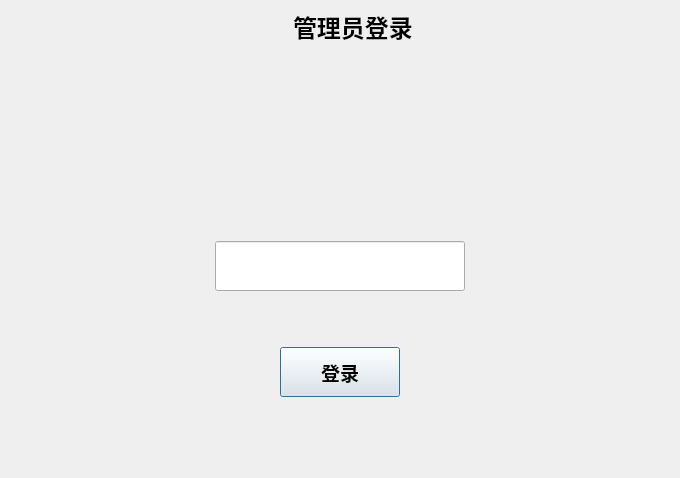
<?xml version="1.0" encoding="UTF-8"?>
<ui version="4.0">
 <class>DevLoginWindow</class>
 <widget class="QDialog" name="DevLoginWindow">
  <property name="geometry">
   <rect>
    <x>0</x>
    <y>0</y>
    <width>680</width>
    <height>478</height>
   </rect>
  </property>
  <property name="windowTitle">
   <string>DevLoginWindow</string>
  </property>
  <property name="layoutDirection">
   <enum>Qt::LeftToRight</enum>
  </property>
  <layout class="QGridLayout" name="gridLayout">
   <item row="2" column="0">
    <spacer name="horizontalSpacer_4">
     <property name="orientation">
      <enum>Qt::Horizontal</enum>
     </property>
     <property name="sizeHint" stdset="0">
      <size>
       <width>40</width>
       <height>20</height>
      </size>
     </property>
    </spacer>
   </item>
   <item row="4" column="1">
    <layout class="QHBoxLayout" name="horizontalLayout">
     <item>
      <spacer name="horizontalSpacer_7">
       <property name="orientation">
        <enum>Qt::Horizontal</enum>
       </property>
       <property name="sizeType">
        <enum>QSizePolicy::Preferred</enum>
       </property>
       <property name="sizeHint" stdset="0">
        <size>
         <width>40</width>
         <height>20</height>
        </size>
       </property>
      </spacer>
     </item>
     <item>
      <widget class="WaterZoomButton" name="pushButton">
       <property name="sizePolicy">
        <sizepolicy hsizetype="Fixed" vsizetype="Preferred">
         <horstretch>0</horstretch>
         <verstretch>0</verstretch>
        </sizepolicy>
       </property>
       <property name="minimumSize">
        <size>
         <width>120</width>
         <height>40</height>
        </size>
       </property>
       <property name="maximumSize">
        <size>
         <width>16777215</width>
         <height>50</height>
        </size>
       </property>
       <property name="font">
        <font>
         <pointsize>14</pointsize>
         <weight>75</weight>
         <bold>true</bold>
        </font>
       </property>
       <property name="mouseTracking">
        <bool>true</bool>
       </property>
       <property name="styleSheet">
        <string notr="true"/>
       </property>
       <property name="text">
        <string>登录</string>
       </property>
      </widget>
     </item>
     <item>
      <spacer name="horizontalSpacer_6">
       <property name="orientation">
        <enum>Qt::Horizontal</enum>
       </property>
       <property name="sizeType">
        <enum>QSizePolicy::Preferred</enum>
       </property>
       <property name="sizeHint" stdset="0">
        <size>
         <width>40</width>
         <height>20</height>
        </size>
       </property>
      </spacer>
     </item>
    </layout>
   </item>
   <item row="2" column="1">
    <widget class="QLineEdit" name="pwd_le">
     <property name="sizePolicy">
      <sizepolicy hsizetype="Preferred" vsizetype="Fixed">
       <horstretch>0</horstretch>
       <verstretch>0</verstretch>
      </sizepolicy>
     </property>
     <property name="minimumSize">
      <size>
       <width>250</width>
       <height>50</height>
      </size>
     </property>
     <property name="echoMode">
      <enum>QLineEdit::Password</enum>
     </property>
     <property name="alignment">
      <set>Qt::AlignCenter</set>
     </property>
    </widget>
   </item>
   <item row="0" column="0" colspan="3">
    <layout class="QHBoxLayout" name="sytLoginTitHorizontalLayout">
     <item>
      <spacer name="horizontalSpacer_3">
       <property name="orientation">
        <enum>Qt::Horizontal</enum>
       </property>
       <property name="sizeType">
        <enum>QSizePolicy::Fixed</enum>
       </property>
       <property name="sizeHint" stdset="0">
        <size>
         <width>25</width>
         <height>20</height>
        </size>
       </property>
      </spacer>
     </item>
     <item>
      <spacer name="horizontalSpacer_2">
       <property name="orientation">
        <enum>Qt::Horizontal</enum>
       </property>
       <property name="sizeHint" stdset="0">
        <size>
         <width>40</width>
         <height>20</height>
        </size>
       </property>
      </spacer>
     </item>
     <item>
      <widget class="QLabel" name="label">
       <property name="sizePolicy">
        <sizepolicy hsizetype="Preferred" vsizetype="Fixed">
         <horstretch>0</horstretch>
         <verstretch>0</verstretch>
        </sizepolicy>
       </property>
       <property name="maximumSize">
        <size>
         <width>16777215</width>
         <height>30</height>
        </size>
       </property>
       <property name="font">
        <font>
         <pointsize>18</pointsize>
         <weight>75</weight>
         <bold>true</bold>
        </font>
       </property>
       <property name="text">
        <string>管理员登录</string>
       </property>
      </widget>
     </item>
     <item>
      <spacer name="horizontalSpacer">
       <property name="orientation">
        <enum>Qt::Horizontal</enum>
       </property>
       <property name="sizeHint" stdset="0">
        <size>
         <width>40</width>
         <height>20</height>
        </size>
       </property>
      </spacer>
     </item>
    </layout>
   </item>
   <item row="1" column="1">
    <widget class="QLabel" name="pixLabel">
     <property name="text">
      <string/>
     </property>
    </widget>
   </item>
   <item row="5" column="1">
    <spacer name="verticalSpacer_2">
     <property name="orientation">
      <enum>Qt::Vertical</enum>
     </property>
     <property name="sizeType">
      <enum>QSizePolicy::Fixed</enum>
     </property>
     <property name="sizeHint" stdset="0">
      <size>
       <width>20</width>
       <height>70</height>
      </size>
     </property>
    </spacer>
   </item>
   <item row="3" column="1">
    <spacer name="verticalSpacer_3">
     <property name="orientation">
      <enum>Qt::Vertical</enum>
     </property>
     <property name="sizeType">
      <enum>QSizePolicy::Fixed</enum>
     </property>
     <property name="sizeHint" stdset="0">
      <size>
       <width>20</width>
       <height>50</height>
      </size>
     </property>
    </spacer>
   </item>
   <item row="2" column="2">
    <spacer name="horizontalSpacer_5">
     <property name="orientation">
      <enum>Qt::Horizontal</enum>
     </property>
     <property name="sizeHint" stdset="0">
      <size>
       <width>40</width>
       <height>20</height>
      </size>
     </property>
    </spacer>
   </item>
  </layout>
 </widget>
 <customwidgets>
  <customwidget>
   <class>WaterZoomButton</class>
   <extends>QPushButton</extends>
   <header>syt_btn/waterzoombutton.h</header>
  </customwidget>
 </customwidgets>
 <resources/>
 <connections/>
</ui>
